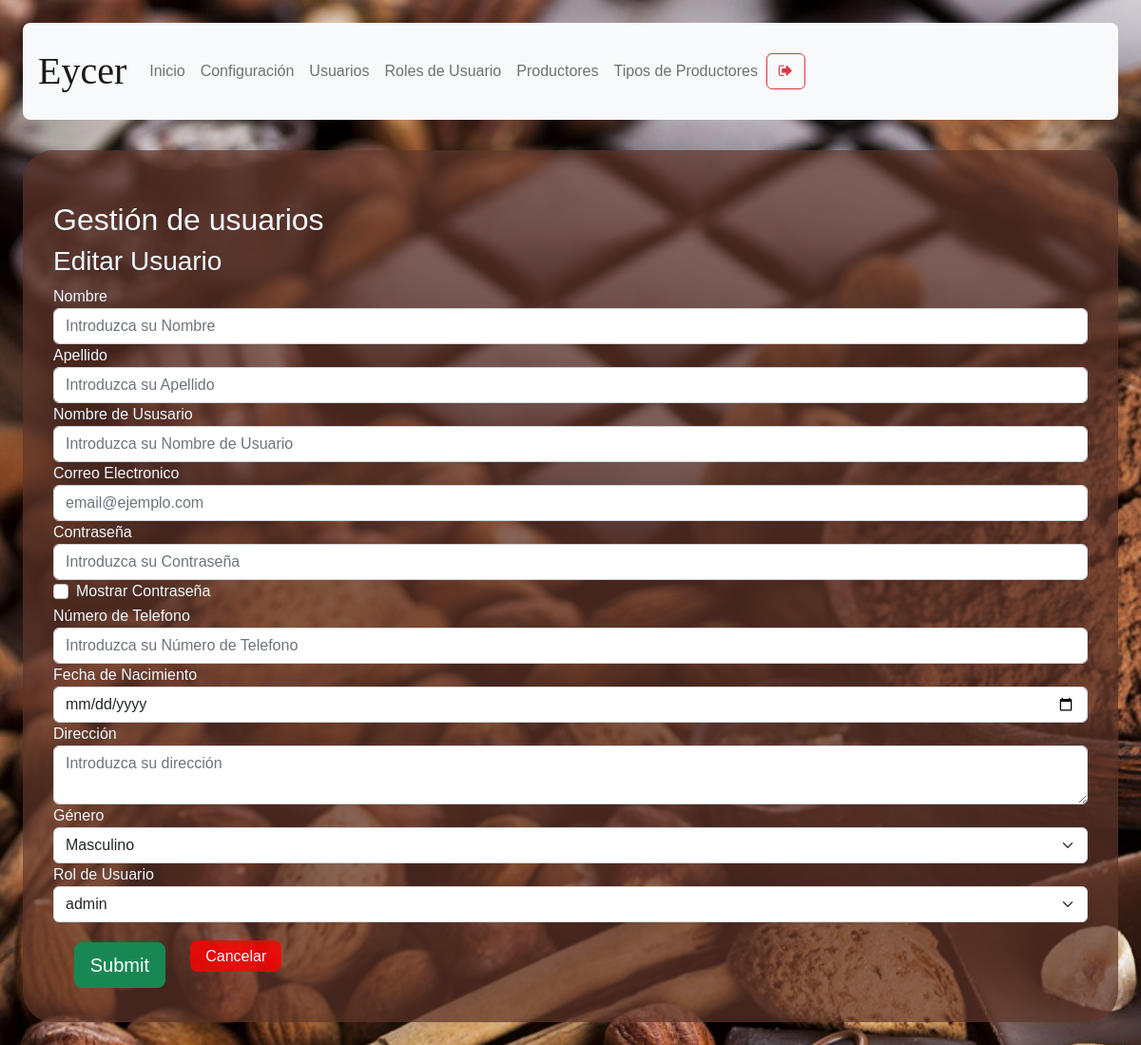
The page /user-management/edit-user/6 (signed in) on the database as committed earlier.
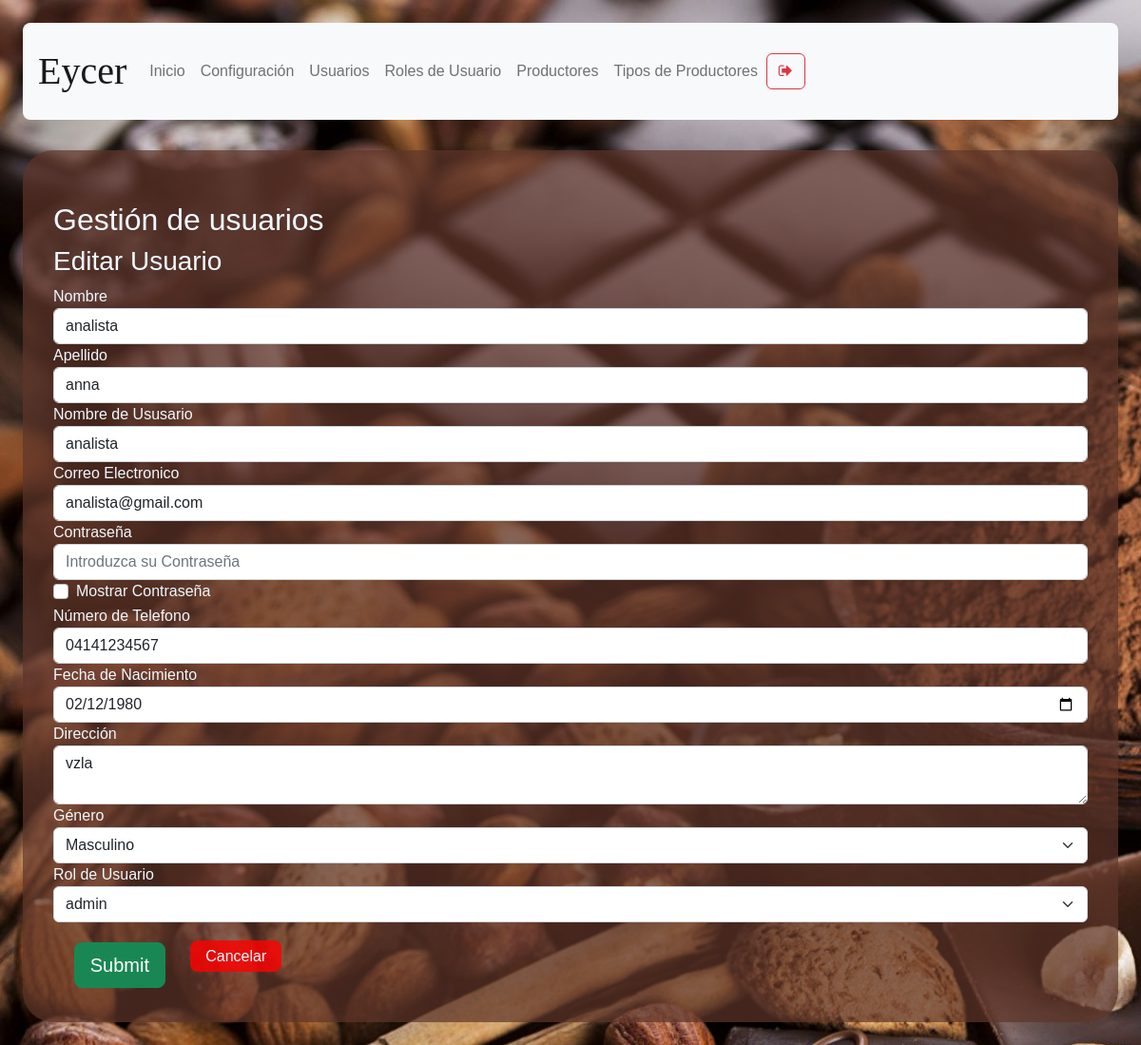
The same page on the database as committed later.
### models/user.py (models this page shows, shortened)
class User(db.Model) :
    __tablename__ = "user"
    id = db.Column(db.Integer, primary_key = True)
    name = db.Column(db.String(100), nullable = False)
    last_name = db.Column(db.String(100), nullable = False)
    username = db.Column(db.String(100), unique = True, nullable = False)
    email = db.Column(db.String(100), nullable = True)
    password = db.Column(db.String(100), nullable = False)
    gender = db.Column(db.String(10), nullable = False)
    date_of_birth = db.Column(db.String(10), nullable = False)
    phone = db.Column(db.String(20), nullable = True)
    address = db.Column(db.String(150), nullable = True)
    user_rol_id = db.Column(db.Integer, db.ForeignKey('user_rol.id'))
    def get_user_rol_by_username( self, username ):
        user_rol_id = User.query.filter_by(username = username).first().user_rol_id
        user_rol = User_rol.query.get(user_rol_id).description
        return user_rol

### routes/admin.py (the view)
@admin.route('/user-management/edit-user/<id>')
def edit_user(id):
    if( not verify_permissions(session, User) ):
        return redirect(url_for('auth.index'))
    user = User.query.get(id)
    rols = User_rol.query.all()
    return render_template("user-management-edit-user.html", user = user, \
        rol = session['rol'], rols=rols)

### utils/functions.py (called while the page is built)
def verify_permissions(session, User, allowed=['admin']):
    return 'username' in session and \
    ( allowed == 'all' or User.get_user_rol_by_username(User, session['username']) in allowed)

### templates/user-management-edit-user.html (shortened to what this page needs)
{% extends "base.html" %}
{% block content %}
    <h2>Gestión de usuarios</h2>
    <section class="h-100">
                  <h3>Editar Usuario</h3>
                  <form method="POST" id="edit-user" action="/user-management/edit-user/save">
                      <label>Nombre</label>
                      <input class="form-control" type="text" name="name" placeholder="Introduzca su Nombre" value="{{ user.name }}" required/>
                      <label>Apellido</label>
                      <input class="form-control" type="text" name="last_name" placeholder="Introduzca su Apellido" value="{{ user.last_name }}" required/>
                      <label>Nombre de Ususario</label>
                      <input class="form-control" type="text" name="username" placeholder="Introduzca su Nombre de Usuario" value="{{ user.username }}"  required/>
                      <label>Correo Electronico</label>
                      <input class="form-control" type="email" name="email" placeholder="email@ejemplo.com" value="{{ user.email }}"  required/>
                      <label>Contraseña</label>
                      <input id="edit-password" class="form-control" type="password" name="password" placeholder="Introduzca su Contraseña" />
                      <div class="form-group form-check">
                        <input type="checkbox" class="form-check-input" id="exampleCheck1" onclick="unmaskPassword('edit-password')">
                        <label class="form-check-label" for="exampleCheck1">Mostrar Contraseña</label>
                      </div>
                      <label>Número de Telefono</label>
                      <input class="form-control" type="text" name="phone" placeholder="Introduzca su Número de Telefono" value="{{ user.phone }}"  required/>
                      <label>Fecha de Nacimiento</label>
                      <input class="form-control" type="date" name="date_of_birth" value="{{ user.date_of_birth }}"  required/>
                      <label>Dirección</label>
                      <textarea class="form-control" name="address" placeholder="Introduzca su dirección" >{{ user.address }}</textarea>
                      <label>Género</label>
                        <select class="form-select" name="gender" form="edit-user">
                            <option value="male">Masculino</option>
                        </select>
                        <label>Rol de Usuario</label>
                        <select class="form-select" name="user_rol" form="edit-user">
                            {% for rol in rols %}
                            <option value="{{ rol.description }}">{{ rol.description }}</option>
                            {% endfor %}
                        </select>
                    <button type="submit" class="btn btn-success btn-lg mb-1">Submit</button>
                    <a class="abord" href="/user-management">Cancelar</a>
                  </form>
{% endblock %}

### templates/base.html (shortened to what this page needs)
<!DOCTYPE html>
<html>
<head>
    <link href="https://cdn.jsdelivr.net/npm/bootstrap@5.2.0-beta1/dist/css/bootstrap.min.css" rel="stylesheet">
     <link rel="stylesheet" href="https://cdnjs.cloudflare.com/ajax/libs/font-awesome/4.7.0/css/font-awesome.min.css">
     <link rel='stylesheet' type='text/css' media='screen'  href= "{{ url_for('static',filename='styles/main.css') }}">
</head>
<body>
    <nav class="navbar navbar-expand-lg navbar-light bg-light top">
        <a class="navbar-brand nav-user" href="#"> {{ session['username'] }}</a>
        <div class="collapse navbar-collapse" id="navbarSupportedContent">
          <ul class="navbar-nav mr-auto">
            <li class="nav-item active">
              <a class="nav-link" href="/">Inicio <span class="sr-only">(current)</span></a>
            </li>
            <li class="nav-item">
              <a class="nav-link" href="/user-settings">Configuración</a>
            </li>
            {% if rol == 'admin' %}
            <li class="nav-item">
                <a class="nav-link" href="/user-management">Usuarios</a>
            </li>
            <li class="nav-item">
                <a class="nav-link" href="/user-rol-management">Roles de Usuario</a>
            </li>
            <li class="nav-item">
                <a class="nav-link" href="/productor-data">Productores</a>
            </li>
            <li class="nav-item">
                <a class="nav-link" href="/productor-type">Tipos de Productores</a>
            </li>
                {% endif %}
          </ul>
          <form action="logout">
          <button class="btn btn-outline-danger my-2 my-sm-0">
              <i class="fa fa-sign-out" aria-hidden="true"></i>
            </button>
          </form>
        </div>
      </nav>
    <section class="content">
        {% block content %}
        {% endblock %}
    </section>
</body>
</html>

### static/styles/main.css (style rules this page uses)
body { background-color:aliceblue; background-image: url("../media/2316549.jpg"); margin: 2%; font-family: 'Gill Sans', 'Gill Sans MT', Calibri, 'Trebuchet MS', sans-serif; }
button { margin: 2%; }
h1, h2 { margin-top: 2%; }
section.content { background-color: rgba(95, 54, 42, 0.7); padding: 2em; color:aliceblue; margin-top: 2em; border-radius: 2em; }
.abord, .abord:hover { color: aliceblue; background-color: rgba(255, 0, 0, 0.8); width: 4em; text-align: center; border-radius: 0.5em; padding: 0.5em 1em 0.5em 1em; list-style: none; text-decoration: none; }
nav.top { padding: 1em; border-radius: 0.5em; }
.nav-user { text-transform: capitalize; text-align: center; font-family: cursive; font-size: 2.5em; }

Rows that differ between the two databases and show on the page:
added User: name "analista", last_name "anna", username "analista", email "analista@gmail.com", phone "04141234567", date_of_birth "02/12/1980", address "vzla"
